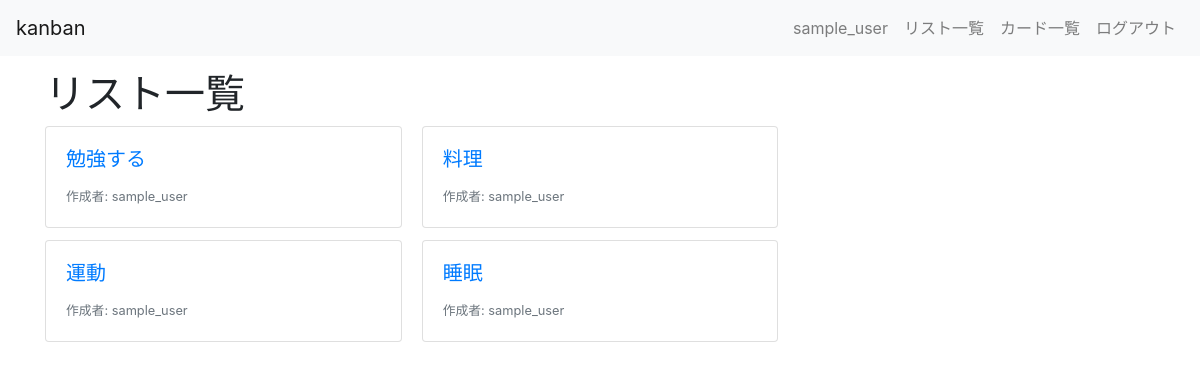
Screenshot of /kanban/lists/ (signed in) with the database file from the repository.
### kanban/models.py (models this page shows, shortened)
class List(models.Model):
    title = models.CharField(max_length=200)
    user = models.ForeignKey(User, on_delete=models.CASCADE)

### kanban/views.py (the view)
# urls.py: path("lists/", views.ListListView.as_view(), name="lists_list"),
class ListListView(LoginRequiredMixin, ListView):
    model = List
    template_name = "kanban/lists/list.html"

### kanban/templates/kanban/lists/list.html
{% extends "kanban/base.html" %}
{% block content %}
<div class="container">
  <h1>リスト一覧</h1>
  <div class="card-columns">
    {% for list in list_list %}
    <a href="{% url 'kanban:lists_detail' list.pk %}" class="card">
      <div class="card-body">
        <h5 class="card-title">{{ list.title }}</h5>
        <footer>
          <small class="text-muted">作成者: {{ list.user.username }}</small>
        </footer>
      </div>
    </a>
    {% endfor %}
  </div>
</div>
{% endblock %}

### kanban/templates/kanban/base.html (shortened to what this page needs)
{% load static %}
<!doctype html>
<html lang="ja">
  <head>
    <link rel="stylesheet" href="https://stackpath.bootstrapcdn.com/bootstrap/4.3.1/css/bootstrap.min.css">
    <link href="https://use.fontawesome.com/releases/v5.6.1/css/all.css" rel="stylesheet">
    <link rel="stylesheet" type="text/css" href="{% static 'kanban/custom.css' %}">
  </head>
  <body>
    <header>
      <nav class="navbar navbar-expand-lg navbar-light bg-light fixed-top">
        {% if request.user.is_authenticated %}
        <a class="navbar-brand" href="{% url 'kanban:home' %}">kanban</a>
        {% else %}
        <a class="navbar-brand" href="{% url 'kanban:index' %}">kanban</a>
        {% endif %}
        <div class="collapse navbar-collapse" id="navbarSupportedContent">
          <ul class="navbar-nav">
            {% if request.user.is_authenticated %}
            <li class="nav-item">
              <a class="nav-link" href="{% url 'kanban:users_detail' request.user.pk %}">{{ request.user.username }}</a>
            </li>
            <li class="nav-item">
              <a class="nav-link" href="{% url 'kanban:lists_list' %}">リスト一覧</a>
            </li>
            <li class="nav-item">
              <a class="nav-link" href="{% url 'kanban:cards_list' %}">カード一覧</a>
            </li>
            <li class="nav-item">
              <a class="nav-link" href="{% url 'logout' %}">ログアウト</a>
            </li>
            {% endif %}
          </ul>
        </div>
      </nav>
    </header>
    <main>
      {% block content %}
      {% endblock %}
    </main>
  </body>
</html>

### kanban/static/kanban/custom.css (style rules this page uses)
body { padding-top: 70px; }

### rows the page displays
List: title "勉強する", user.username "sample_user"
List: title "運動", user.username "sample_user"
List: title "料理", user.username "sample_user"
List: title "睡眠", user.username "sample_user"

### other values shown
{{ request.user.username }} "sample_user"
